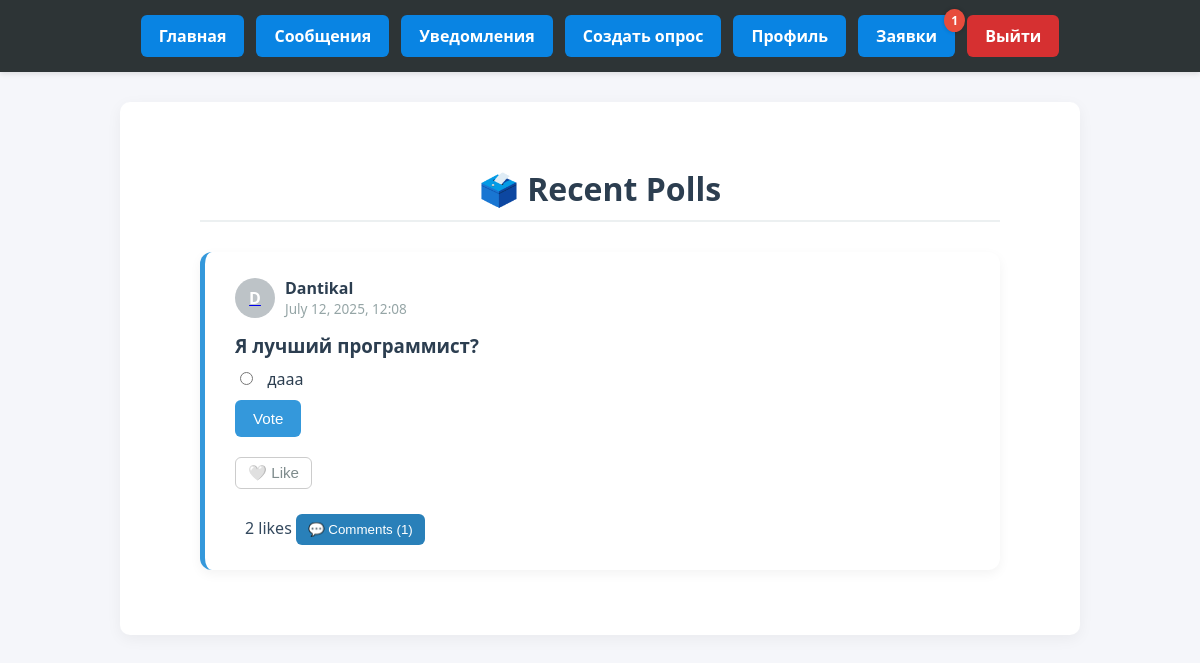
Page / (signed in) on the committed database.
### core/models.py (models this page shows, shortened)
class Poll(models.Model):
    question = models.CharField(max_length=255)
    author = models.ForeignKey(User, on_delete=models.CASCADE)
    created_at = models.DateTimeField(auto_now_add=True)
    likes = models.ManyToManyField(User, related_name='liked_polls', blank=True)
    def total_likes(self):
        return self.likes.count()

class Choice(models.Model):
    poll = models.ForeignKey(Poll, related_name='choices', on_delete=models.CASCADE)
    choice_text = models.CharField(max_length=100)
    votes = models.IntegerField(default=0)

### core/views.py (the view)
# urls.py: path('', views.home, name='home'),
@login_required(login_url='login')
def home(request):
    polls = Poll.objects.all().prefetch_related('comments', 'choices', 'likes').order_by('-created_at')
    user_votes = Vote.objects.filter(user=request.user)
    votes_dict = {vote.poll.id: vote.choice.id for vote in user_votes}
    comment_form = CommentForm()
    return render(request, 'core/home.html', {
        'polls': polls,
        'comment_form': comment_form,
        'user_votes': votes_dict,
    })

### core/forms.py
class CommentForm(forms.ModelForm):
    class Meta:
        model = Comment
        fields = ['text']

### core/templatetags/custom_tags.py (called while the page is built)
@register.filter
def unread_messages_count(user):
    if user.is_authenticated:
        return Message.objects.filter(recipient=user, is_read=False).count()
    return 0

### core/templatetags/poll_extras.py (called while the page is built)
@register.filter
def has_voted(user, poll):
    if not user.is_authenticated:
        return False
    return Vote.objects.filter(user=user, poll=poll).exists()

### core/templates/core/home.html (shortened to what this page needs)
{% extends "core/base.html" %}
{% load poll_extras %}
{% block content %}
<div style="max-width: 800px; margin: 40px auto; font-family: 'Segoe UI', Tahoma, Geneva, Verdana, sans-serif;">
  <h2 style="font-size: 2rem; margin-bottom: 30px; color: #2c3e50; text-align: center; border-bottom: 2px solid #ecf0f1; padding-bottom: 10px;">
    🗳️ Recent Polls
  </h2>
  {% for poll in polls %}
    <div id="poll-{{ poll.id }}" style="background: #ffffff; border-radius: 12px; padding: 25px 30px; margin-bottom: 30px; box-shadow: 0 4px 12px rgba(0,0,0,0.05); border-left: 5px solid #3498db;">
      <div style="display: flex; align-items: center; margin-bottom: 15px;">
        <a href="{% url 'user_profile' poll.author.username %}" style="margin-right: 10px;">
          {% if poll.author.profile.avatar %}
            <img src="{{ poll.author.profile.avatar.url }}" alt="avatar"
                 style="width: 40px; height: 40px; border-radius: 50%; object-fit: cover;">
          {% else %}
            <div style="width: 40px; height: 40px; background: #bdc3c7; color: white; display: flex;
                        align-items: center; justify-content: center; border-radius: 50%; font-weight: bold;">
              {{ poll.author.username|slice:":1"|upper }}
            </div>
          {% endif %}
        </a>
        <div>
          <a href="{% url 'user_profile' poll.author.username %}" style="text-decoration: none; color: #2c3e50; font-weight: 600;">
            {{ poll.author.username }}
          </a>
          <p style="margin: 0; color: #95a5a6; font-size: 0.85em;">{{ poll.created_at|date:"F j, Y, H:i" }}</p>
        </div>
      </div>
      <h3 style="margin-top: 0; margin-bottom: 10px; color: #2c3e50;">{{ poll.question }}</h3>
      {% if user.is_authenticated %}
        {% if user|has_voted:poll %}
          <div style="margin-top: 15px;">
            {% with total_votes=poll.choices.all|sum_votes %}
              {% for choice in poll.choices.all %}
                {% with percent=choice.votes|percentage:total_votes %}
                  <div style="margin-bottom: 8px;">
                    <strong>{{ choice.choice_text }}</strong>: {{ choice.votes }} голос{{ choice.votes|pluralize }} — {{ percent }}%
                    <div style="background: #ecf0f1; border-radius: 6px; height: 12px; width: 100%; margin-top: 4px;">
                      <div style="background: #3498db; height: 100%; width: {{ percent }}%; border-radius: 6px;"></div>
                    </div>
                  </div>
                {% endwith %}
              {% endfor %}
            {% endwith %}
          </div>
        {% else %}
          <form method="post" action="{% url 'vote' poll.id %}#poll-{{ poll.id }}" style="margin-bottom: 20px;">
            {% for choice in poll.choices.all %}
              <label style="display: block; margin-bottom: 10px; font-size: 1em; cursor: pointer;">
                <input type="radio" name="choice" value="{{ choice.id }}" style="margin-right: 10px;">
                {{ choice.choice_text }}
              </label>
            {% endfor %}
            <button type="submit" style="background-color: #3498db; color: white; padding: 10px 18px; border: none; border-radius: 6px; font-size: 0.95em; cursor: pointer; transition: 0.3s;">
              Vote
            </button>
          </form>
        {% endif %}
      {% else %}
        <p style="margin-bottom: 20px;"><a href="{% url 'login' %}" style="color: #2980b9; text-decoration: underline;">Login</a> to vote.</p>
      {% endif %}
      <form method="post" action="{% url 'like_poll' poll.id %}#poll-{{ poll.id }}" style="display: inline;">
        {% if user.is_authenticated %}
          <button type="submit" style="
            display: flex;
            align-items: center;
            gap: 6px;
            background-color: transparent;
            border: 1px solid #ccc;
            padding: 6px 12px;
            border-radius: 6px;
            font-size: 0.95em;
            color: {% if user in poll.likes.all %}#e74c3c{% else %}#7f8c8d{% endif %};
            cursor: pointer;
            transition: all 0.3s ease;
          ">
            {% if user in poll.likes.all %}
              ❤️ Liked
            {% else %}
              🤍 Like
            {% endif %}
          </button>
        {% endif %}
      </form>
      <span style="margin-left: 10px; color: #34495e;">{{ poll.total_likes }} like{{ poll.total_likes|pluralize }}</span>
      <button class="toggle-comments-btn" data-poll-id="{{ poll.id }}" style="margin-top: 25px; background: #2980b9; color: white; border: none; padding: 8px 12px; border-radius: 6px; cursor: pointer;">
        💬 Comments ({{ poll.comments.count }})
      </button>
    </div>
  {% empty %}
    <p style="text-align: center; color: #95a5a6;">No polls available now.</p>
  {% endfor %}
</div>
{% endblock %}

### core/templates/core/base.html (shortened to what this page needs)
{% load custom_tags %}
<!DOCTYPE html>
<html lang="ru">
<head>
</head>
<body>
  <nav>
    <div class="nav-buttons">
      <a href="{% url 'home' %}">Главная</a>
      {% if user.is_authenticated %}
        <a href="{% url 'chat_list' %}" style="position: relative;">
          Сообщения
        </a>
        <a href="{% url 'notifications' %}" style="position: relative;">
          Уведомления
        </a>
        <a href="{% url 'create_poll' %}">Создать опрос</a>
        <a href="{% url 'profile' %}">Профиль</a>
        {% with user.friend_requests_received.count as req_count %}
          <a href="{% url 'friend_requests' %}" style="position: relative;">
            Заявки
            {% if req_count > 0 %}
              <span class="notification-badge">{{ req_count }}</span>
            {% endif %}
          </a>
        {% endwith %}
        <a href="{% url 'logout' %}" class="btn-logout">Выйти</a>
      {% else %}
        <a href="{% url 'login' %}">Войти</a>
        <a href="{% url 'register' %}">Регистрация</a>
      {% endif %}
    </div>
  </nav>
  <div class="container">
    {% block content %}
    {% endblock %}
  </div>
</body>
</html>

### core/templates/core/base.html (style rules this page uses)
body { font-family: 'Segoe UI', Tahoma, sans-serif; margin: 0; background-color: #f5f6fa; color: #2c3e50; }
nav { background-color: #2d3436; padding: 15px 30px; display: flex; justify-content: center; box-shadow: 0 2px 5px rgba(0,0,0,0.1); }
.nav-buttons { display: flex; gap: 12px; flex-wrap: wrap; align-items: center; }
nav a { color: white; text-decoration: none; font-weight: 600; padding: 10px 18px; background-color: #0984e3; border-radius: 6px; transition: background-color 0.3s ease, transform 0.2s ease; user-select: none; position: relative; display: inline-block; }
.btn-logout { background-color: #d63031; }
.notification-badge { position: absolute; top: -6px; right: -10px; background: #e74c3c; color: white; border-radius: 50%; padding: 3px 7px; font-size: 0.75rem; font-weight: 700; user-select: none; box-shadow: 0 0 4px rgba(0,0,0,0.2); }
.container { max-width: 900px; margin: 30px auto; background: white; padding: 25px 30px; border-radius: 10px; box-shadow: 0 4px 15px rgba(0,0,0,0.05); }

### rows in the picture
Poll: author.username "D", author.username "Dantikal", created_at "July 12, 2025, 12:08", question "Я лучший программист?", shows "🤍 Like", total_likes "2", comments.count "1"
Choice: choice_text "дааа"

### other values in the picture
{{ req_count }} "1"
